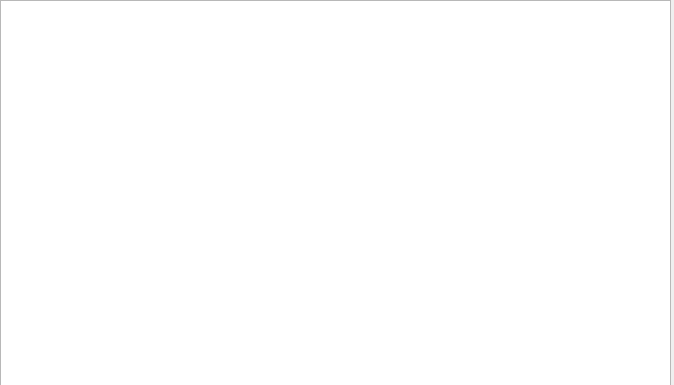
<?xml version="1.0" encoding="UTF-8"?>
<ui version="4.0">
 <class>StTable</class>
 <widget class="QWidget" name="StTable">
  <property name="geometry">
   <rect>
    <x>0</x>
    <y>0</y>
    <width>674</width>
    <height>385</height>
   </rect>
  </property>
  <property name="windowTitle">
   <string>学生信息</string>
  </property>
  <widget class="QWidget" name="verticalLayoutWidget">
   <property name="geometry">
    <rect>
     <x>0</x>
     <y>0</y>
     <width>671</width>
     <height>391</height>
    </rect>
   </property>
   <layout class="QVBoxLayout" name="verticalLayout">
    <property name="sizeConstraint">
     <enum>QLayout::SetMaximumSize</enum>
    </property>
    <property name="leftMargin">
     <number>0</number>
    </property>
    <item>
     <widget class="QTableWidget" name="tableWidget"/>
    </item>
   </layout>
  </widget>
 </widget>
 <resources/>
 <connections/>
</ui>
